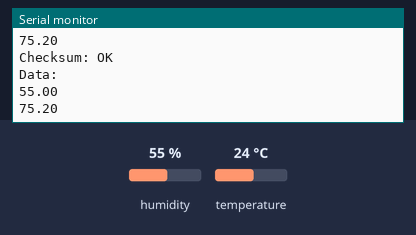
Simulated run of this sketch. Board: Arduino Uno, built with avr-gcc and run on an emulated ATmega328P. Shown: the last lines printed to the serial monitor. Wiring (inferred from the names in the program): DHT22 sensor: data pin 2. The test bench sets the inputs (shaded band); at power-on: humidity 55 %, temperature 24 °C.

Above: at 11.3 s.
11.4 s: humidity set to 22 %
At 21.5 s:
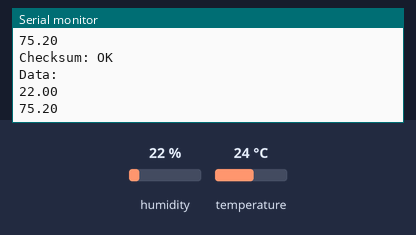
21.7 s: temperature set to 12 °C
At 31.6 s:
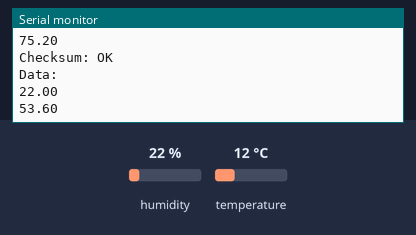
32.0 s: humidity set to 40 %
At 41.8 s:
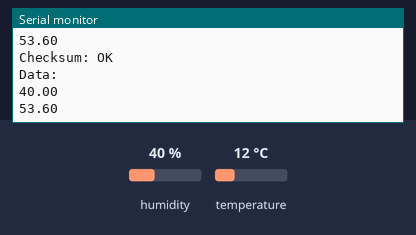
Timing chart, 0 to 43.3 s (numbered marks = the images above; inputs shaded):
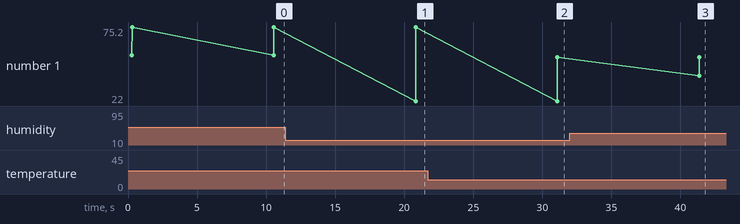

The sketch:

RHT03.ino
```cpp
// http://dlnmh9ip6v2uc.cloudfront.net/datasheets/Sensors/Weather/RHT03.pdf
// also:
// http://www.adafruit.com/datasheets/DHT22.pdf

const int PAYLOAD_SIZE_BYTES = 5;
// Each payload bit requires two transitions: going low, and then going high
// Additionally, there is one high/low cycle to begin the protocol, and the
// protocol terminates by going into the low state.
const int EXPECTED_TRANSITIONS = (8 * PAYLOAD_SIZE_BYTES) * 2 + 3;
const int TIMEOUT_US = 255;
const int THRESHOLD_US = 40;
const int PIN = 2;

void setup() {
  Serial.begin(9600);
  Serial.println("up!");
}

void loop() {
  float relHumidity;
  float tempF;

  if (fetchData(&relHumidity, &tempF)) {
    Serial.println("Data: ");
    Serial.println(relHumidity);
    Serial.println(tempF);
  } else {
    Serial.println("Error fetching data");
  }

  delay(10 * 1000);
}

boolean fetchData(float* relHumidity, float* tempF) {
  /**
   ** Signal that we're ready to read data
   **/
  int usInStateHistory[EXPECTED_TRANSITIONS];
  int actualTransitions = 0;

  pinMode(PIN, INPUT);
  digitalWrite(PIN, HIGH);
  delay(250);

  // Pull low for 1-10ms (or >500us depending on doc)
  pinMode(PIN, OUTPUT);
  digitalWrite(PIN, LOW);
  delay(10);

  // Pull low for 20-40us
  digitalWrite(PIN, HIGH);
  delayMicroseconds(40);

  /**
   ** Read from sensor
   **/
  pinMode(PIN, INPUT);
  uint8_t prevstate = digitalRead(PIN);
  uint8_t curstate = prevstate;

  boolean timedout = false;
  unsigned long lastRead = -1;
  unsigned long stateBeginTimestamp = micros();

  // Leave room to read a few extra bits.  In the normal case we'll timeout
  // and not fill any of these bits.  However, if something is wrong, we'll
  // detect below that we observed too many transitions and bail out.
  const int MARGIN_FOR_ERROR = 5;

  for (int i = 0; i < EXPECTED_TRANSITIONS + MARGIN_FOR_ERROR; i++) {
    unsigned long usInState = 0;
    while (curstate == prevstate) {
      curstate = digitalRead(PIN);
      lastRead = micros();
      usInState = lastRead - stateBeginTimestamp;
      if (usInState >= TIMEOUT_US) {
        timedout = true;
        break;
      }
    }

    if (timedout) {
      break;
    }

    stateBeginTimestamp = lastRead;
    prevstate = curstate;
    actualTransitions++;

    if (i < EXPECTED_TRANSITIONS) {
      // usInStateHistory only stores 'EXPECTED_TRANSITIONS' elements
      usInStateHistory[i] = usInState;
    }
  }

  if (actualTransitions != EXPECTED_TRANSITIONS) {
    Serial.println("Didn't get the right number of points: " + actualTransitions);
    return false;
  }

  /**
   ** Parse and validate payload
   **/
  uint8_t payload[PAYLOAD_SIZE_BYTES];
  for (int b = 0; b < PAYLOAD_SIZE_BYTES; b++) {
    payload[b] = 0;
    for (int i = 0; i < 8; i++) {
      payload[b] <<= 1;
      if (usInStateHistory[2 + 2 * (8 * b + i) + 1] > THRESHOLD_US) {
        payload[b] |= 1;
      }
    }
  }

  uint8_t expectedSum = payload[0] + payload[1] + payload[2] + payload[3];

  if (expectedSum != payload[4]) {
    Serial.println("Checksum: BAD");
    return false;
  } else {
    Serial.println("Checksum: OK");
  }

  unsigned int h = (payload[0] << 8) + payload[1];
  unsigned int tc = (payload[2] << 8) + payload[3];

  *relHumidity = h / 10.0;
  *tempF = (tc / 10.0) * 9 / 5 + 32;

  return true;
}
```

Measured:
- after the input at 11.4 s, the serial monitor: prints a new line after 9.4 s (image 1)
- after the input at 21.7 s, the serial monitor: prints a new line after 9.4 s (image 2)
- after the input at 32.0 s, the serial monitor: prints a new line after 9.3 s (image 3)
- plotted number 1: 75.2 → 53.6 after the input at 21.7 s
